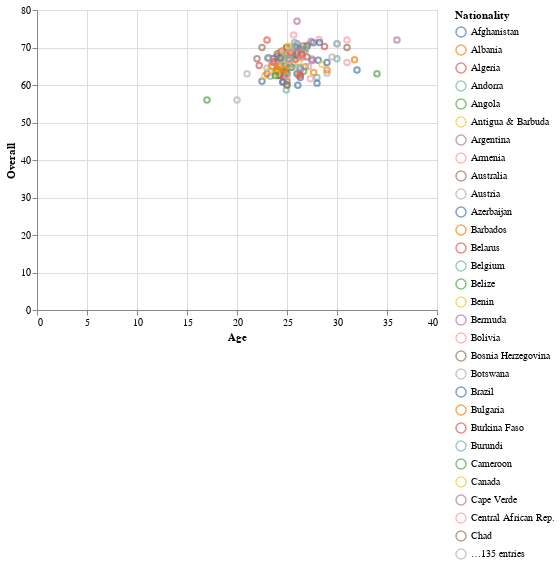

The notebook cell saved with this chart:
### Code cell
alt.Chart(nationality_avg).mark_point().encode(
    x='Age',
    y='Overall',
    color='Nationality',
    tooltip=['Nationality', 'Age', 'Overall', 'Potential']
).interactive()

### Figure 1 — Vega-Lite specification as saved in the notebook (floating-point values rounded to 4 significant figures; data arrays with more than 128 entries replaced by an {"elided": "..."} marker saying what was removed)
{"config": {"view": {"continuousWidth": 400, "continuousHeight": 300}}, "data": {"name": "data-bf37e5e832fe9869dc6b6c9e00c0e0cd"}, "mark": "point", "encoding": {"color": {"type": "nominal", "field": "Nationality"}, "tooltip": [{"type": "nominal", "field": "Nationality"}, {"type": "quantitative", "field": "Age"}, {"type": "quantitative", "field": "Overall"}, {"type": "quantitative", "field": "Potential"}], "x": {"type": "quantitative", "field": "Age"}, "y": {"type": "quantitative", "field": "Overall"}}, "selection": {"selector008": {"type": "interval", "bind": "scales", "encodings": ["x", "y"]}}, "$schema": "https://vega.github.io/schema/vega-lite/v4.8.1.json", "datasets": {"data-bf37e5e832fe9869dc6b6c9e00c0e0cd": {"elided": "164 records"}}}
